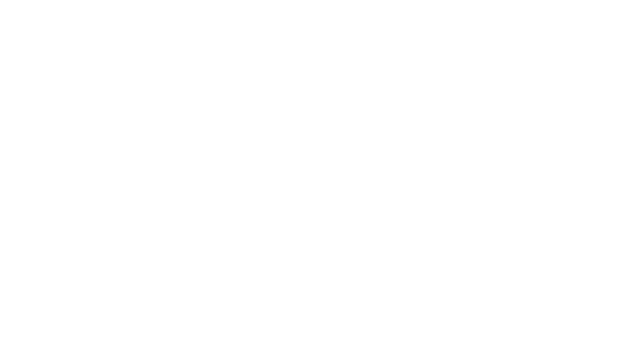
Frame 1 (no input)
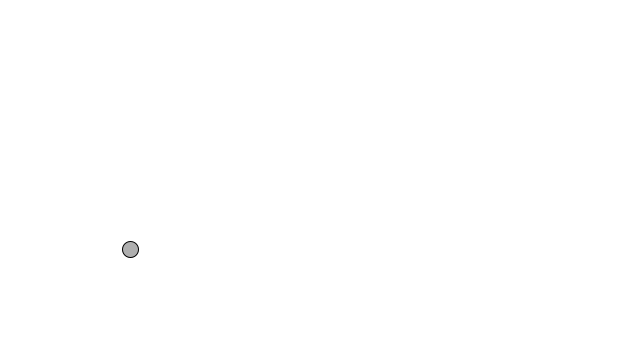
Frame 60 (the mouse pressed at the canvas centre just before this capture)
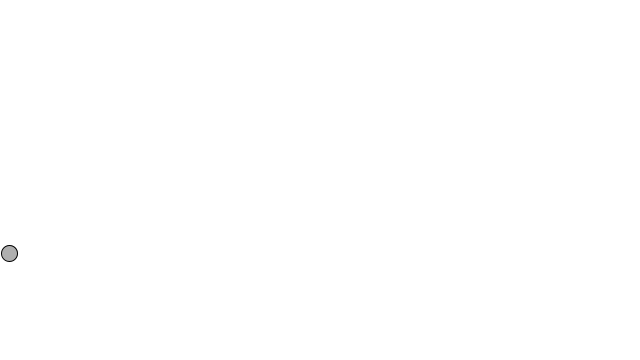
Frame 120 (the mouse held since frame 60 and released just before this capture)

The Processing sketch that drew these frames (run headless with seeded random() and noise(); from frame 60 on, the mouse is pressed at the canvas centre):

// Processing sketch: vector_acceleration_perlin_noise
// ── vector_acceleration_perlin_noise.pde
//float t = 0;

//void setup() {
//  size(600, 400);
//  frameRate(60);
//}

//void draw() {
//  background(0);
//  fill(255);
  
//  float x = noise(t);
//  ellipse(x, height/2, 40, 40);
//}

class Mover {
  PVector location;
  PVector velocity;
  PVector acceleration;
  float topSpeed = 10;
  float t = 0;
  
  Mover() {
    location = new PVector(width / 2, height / 2);
    velocity = new PVector(2, 4);
    acceleration = new PVector(-0.010, 0.10);    
  }
  
  void update() {
    acceleration = PVector.random2D();
    acceleration.mult(random(2));
    velocity.add(acceleration);
    velocity.limit(topSpeed);
    location.add(velocity);
    t = t + 0.01;
  }
  
  void display() {
    stroke(0);
    fill(175);
    float x = noise(t);
    float y = noise(t);
    y = map(y, 0, 1, 0, width);
    ellipse(location.x, y, 16, 16);
  }
  
  void checkEdges() {
    if (location.x > width) {
      location.x = 0;
    } else if(location.x < 0) {
      location.x = width;
    }
      
    if (location.y > width) {
      location.y = 0;
    } else if(location.y < 0) {
      location.y = width;
    }
  }
}

Mover mover;

void setup() {
  size(640, 360);
  mover = new Mover();
}

void draw() {
  background(255);
  
  mover.update();
  mover.checkEdges();
  mover.display();
}
